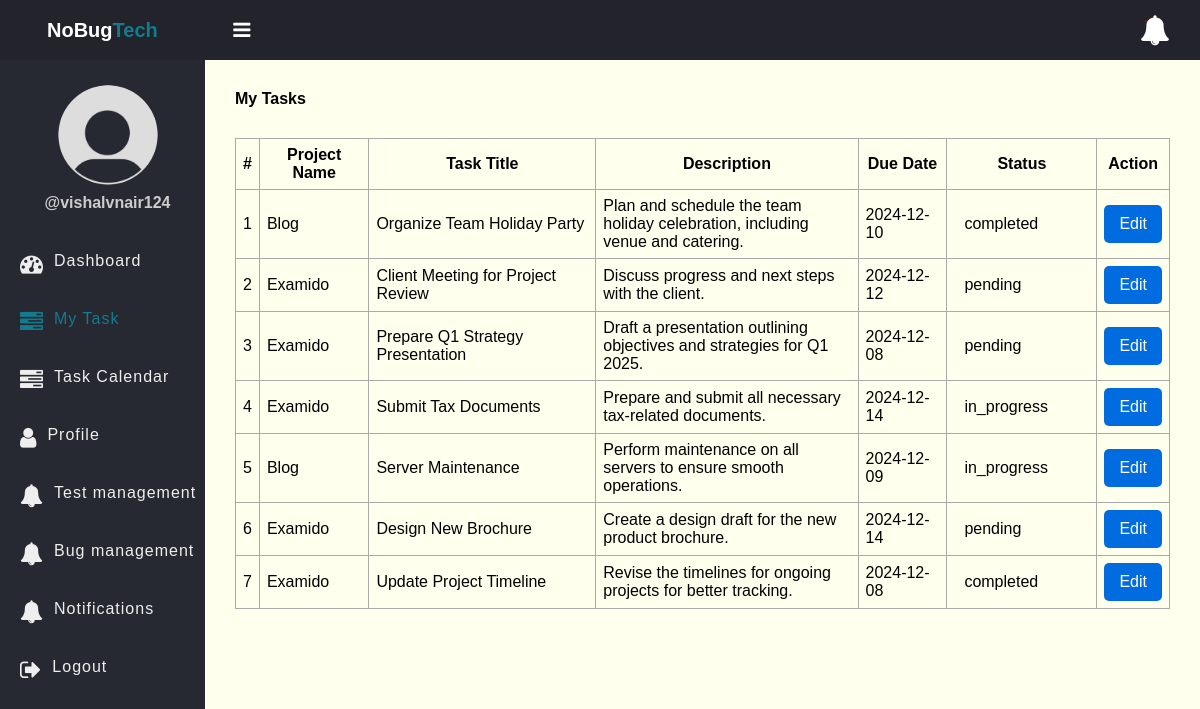
The page /my_task.php (signed in) on the database as committed earlier.
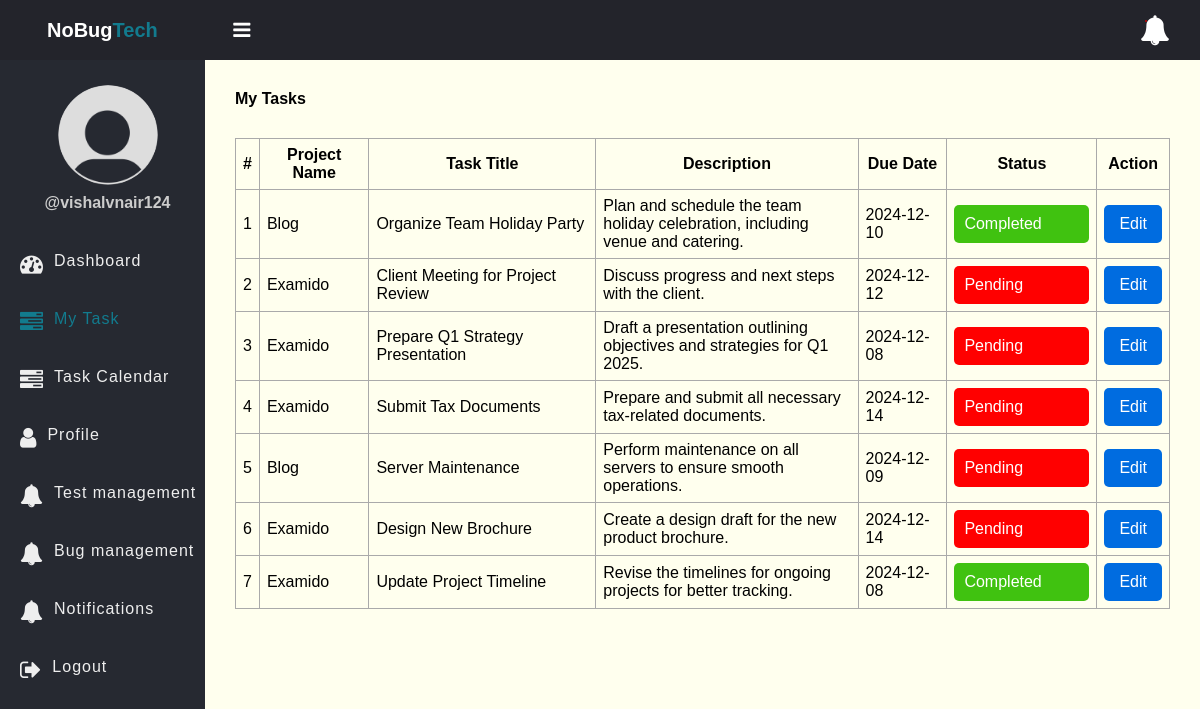
The same page on the database as committed later.
### tables this page shows
CREATE TABLE `tasks` (
  `id` int(11) NOT NULL,
  `ProjectID` int(11) NOT NULL,
  `title` varchar(100) NOT NULL,
  `description` text DEFAULT NULL,
  `assigned_to` int(11) DEFAULT NULL,
  `due_date` date DEFAULT NULL,
  `status` enum('Pending','Bugs Founded','In Progress','Completed') DEFAULT NULL,
  `created_at` timestamp NOT NULL DEFAULT current_timestamp(),
  `Priority` int(11) NOT NULL
);

CREATE TABLE `projects` (
  `ProjectID` int(11) NOT NULL,
  `ProjectName` varchar(2500) NOT NULL,
  `Status` int(11) NOT NULL
);

### app/Model/Task.php (called while the page is built, shortened)
<?php
function get_all_tasks_by_id($conn, $id)
{
	$sql = "SELECT * FROM tasks INNER JOIN projects ON projects.ProjectID=tasks.ProjectID WHERE assigned_to=?";
	$stmt = $conn->prepare($sql);
	$stmt->execute([$id]);
	if ($stmt->rowCount() > 0) {
		$tasks = $stmt->fetchAll();
	} else $tasks = 0;
	return $tasks;
}

### my_task.php (the view, shortened to what this page needs)
<?php
if (isset($_SESSION['role']) && isset($_SESSION['id'])) {
    include "DB_connection.php";
    include "app/Model/Task.php";
    include "app/Model/User.php";
    $tasks = get_all_tasks_by_id($conn, $_SESSION['id']);
 ?>
<!DOCTYPE html>
<html>
<head>
	<link rel="stylesheet" href="https://stackpath.bootstrapcdn.com/font-awesome/4.7.0/css/font-awesome.min.css">
	<link rel="stylesheet" href="css/style.css?v=<?php echo time();?>">
</head>
<body>
	<?php include "inc/header.php" ?>
	<div class="body">
		<?php include "inc/nav.php" ?>
		<section class="section-1">
			<h4 class="title">My Tasks</h4>
			<?php if ($tasks != 0) { ?>
			<table class="main-table">
				<tr>
					<th>#</th>
					<th>Project Name</th>
					<th>Task Title</th>
					<th>Description</th>
					<th>Due Date</th>
					<th>Status</th>
					<th>Action</th>
				</tr>
				<?php $i=0; foreach ($tasks as $task) { ?>
				<tr>
					<td><?=++$i?></td>
					<td><?=$task['ProjectName']?></td>
					<td style='max-width:300px'><?=$task['title']?></td>
					<td style='max-width:300px'><?=$task['description']?></td>
	            	<td><?=$task['due_date']?></td>
					<td style='max-width:250px;min-width:150px;'><div class='StatusInc <?=str_replace(" ","_",$task['status'])?>'><?=$task['status'];?></div></td>
					<td>
						<a href="edit-task-employee.php?id=<?=$task['id']?>" class="edit-btn">Edit</a>
					</td>
				</tr>
			   <?php	} ?>
			</table>
		<?php }else { ?>
			<h3>Empty</h3>
		<?php  }?>
		</section>
	</div>
</body>
</html>
<?php }else{
   $em = "First login";
   header("Location: login.php?error=$em");
   exit();
}
 ?>

Rows that differ between the two databases and show on the page:
changed tasks "Organize Team Holiday Party": status "completed" → "Completed"
changed tasks "Client Meeting for Project Review": status "pending" → "Pending"
changed tasks "Prepare Q1 Strategy Presentation": status "pending" → "Pending"
changed tasks "Submit Tax Documents": status "in_progress" → "Pending"
changed tasks "Server Maintenance": status "in_progress" → "Pending"
changed tasks "Design New Brochure": status "pending" → "Pending"
changed tasks "Update Project Timeline": status "completed" → "Completed"
